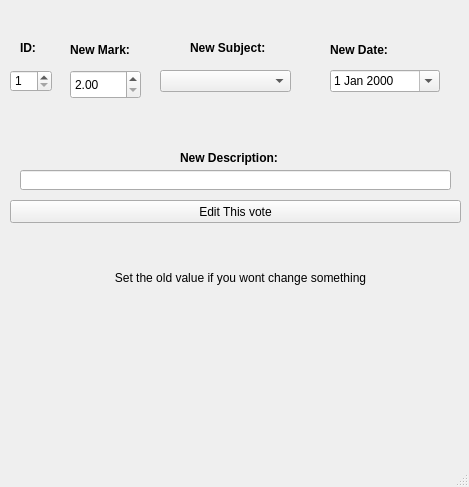
<?xml version="1.0" encoding="UTF-8"?>
<ui version="4.0">
 <class>editrecord</class>
 <widget class="QMainWindow" name="editrecord">
  <property name="geometry">
   <rect>
    <x>0</x>
    <y>0</y>
    <width>469</width>
    <height>487</height>
   </rect>
  </property>
  <property name="windowTitle">
   <string>Edit A Record</string>
  </property>
  <property name="windowIcon">
   <iconset>
    <normaloff>Resources/registro_icon_application.png</normaloff>Resources/registro_icon_application.png</iconset>
  </property>
  <widget class="QWidget" name="centralwidget">
   <widget class="QLabel" name="label">
    <property name="geometry">
     <rect>
      <x>70</x>
      <y>40</y>
      <width>81</width>
      <height>20</height>
     </rect>
    </property>
    <property name="font">
     <font>
      <weight>75</weight>
      <bold>true</bold>
     </font>
    </property>
    <property name="text">
     <string>New Mark:</string>
    </property>
   </widget>
   <widget class="QLabel" name="label_2">
    <property name="geometry">
     <rect>
      <x>190</x>
      <y>40</y>
      <width>101</width>
      <height>16</height>
     </rect>
    </property>
    <property name="font">
     <font>
      <weight>75</weight>
      <bold>true</bold>
     </font>
    </property>
    <property name="text">
     <string>New Subject:</string>
    </property>
   </widget>
   <widget class="QLabel" name="label_3">
    <property name="geometry">
     <rect>
      <x>330</x>
      <y>40</y>
      <width>81</width>
      <height>20</height>
     </rect>
    </property>
    <property name="font">
     <font>
      <weight>75</weight>
      <bold>true</bold>
     </font>
    </property>
    <property name="text">
     <string>New Date:</string>
    </property>
   </widget>
   <widget class="QLabel" name="label_4">
    <property name="geometry">
     <rect>
      <x>180</x>
      <y>150</y>
      <width>121</width>
      <height>16</height>
     </rect>
    </property>
    <property name="font">
     <font>
      <weight>75</weight>
      <bold>true</bold>
     </font>
    </property>
    <property name="text">
     <string>New Description:</string>
    </property>
   </widget>
   <widget class="QComboBox" name="cbnNewSubject">
    <property name="enabled">
     <bool>true</bool>
    </property>
    <property name="geometry">
     <rect>
      <x>160</x>
      <y>70</y>
      <width>131</width>
      <height>22</height>
     </rect>
    </property>
   </widget>
   <widget class="QDateEdit" name="dtNewDate">
    <property name="enabled">
     <bool>true</bool>
    </property>
    <property name="geometry">
     <rect>
      <x>330</x>
      <y>70</y>
      <width>110</width>
      <height>22</height>
     </rect>
    </property>
    <property name="calendarPopup">
     <bool>true</bool>
    </property>
   </widget>
   <widget class="QLineEdit" name="lnNewDesc">
    <property name="enabled">
     <bool>true</bool>
    </property>
    <property name="geometry">
     <rect>
      <x>20</x>
      <y>170</y>
      <width>431</width>
      <height>20</height>
     </rect>
    </property>
   </widget>
   <widget class="QPushButton" name="btnUpdateRecord">
    <property name="geometry">
     <rect>
      <x>10</x>
      <y>200</y>
      <width>451</width>
      <height>23</height>
     </rect>
    </property>
    <property name="text">
     <string>Edit This vote</string>
    </property>
   </widget>
   <widget class="QLabel" name="label_5">
    <property name="geometry">
     <rect>
      <x>20</x>
      <y>40</y>
      <width>21</width>
      <height>16</height>
     </rect>
    </property>
    <property name="font">
     <font>
      <weight>75</weight>
      <bold>true</bold>
     </font>
    </property>
    <property name="text">
     <string>ID:</string>
    </property>
   </widget>
   <widget class="QLabel" name="label_6">
    <property name="geometry">
     <rect>
      <x>30</x>
      <y>270</y>
      <width>421</width>
      <height>16</height>
     </rect>
    </property>
    <property name="text">
     <string>Set the old value if you wont change something</string>
    </property>
    <property name="alignment">
     <set>Qt::AlignCenter</set>
    </property>
   </widget>
   <widget class="QSpinBox" name="spnNewId">
    <property name="geometry">
     <rect>
      <x>10</x>
      <y>70</y>
      <width>42</width>
      <height>22</height>
     </rect>
    </property>
    <property name="minimum">
     <number>1</number>
    </property>
   </widget>
   <widget class="QLabel" name="lblDebug">
    <property name="geometry">
     <rect>
      <x>10</x>
      <y>410</y>
      <width>451</width>
      <height>20</height>
     </rect>
    </property>
    <property name="text">
     <string/>
    </property>
    <property name="alignment">
     <set>Qt::AlignCenter</set>
    </property>
   </widget>
   <widget class="QDoubleSpinBox" name="spnNewVote">
    <property name="geometry">
     <rect>
      <x>70</x>
      <y>70</y>
      <width>71</width>
      <height>29</height>
     </rect>
    </property>
    <property name="minimum">
     <double>2.000000000000000</double>
    </property>
    <property name="maximum">
     <double>10.000000000000000</double>
    </property>
   </widget>
  </widget>
  <widget class="QMenuBar" name="menubar">
   <property name="geometry">
    <rect>
     <x>0</x>
     <y>0</y>
     <width>469</width>
     <height>25</height>
    </rect>
   </property>
  </widget>
  <widget class="QStatusBar" name="statusbar"/>
 </widget>
 <resources/>
 <connections/>
</ui>
